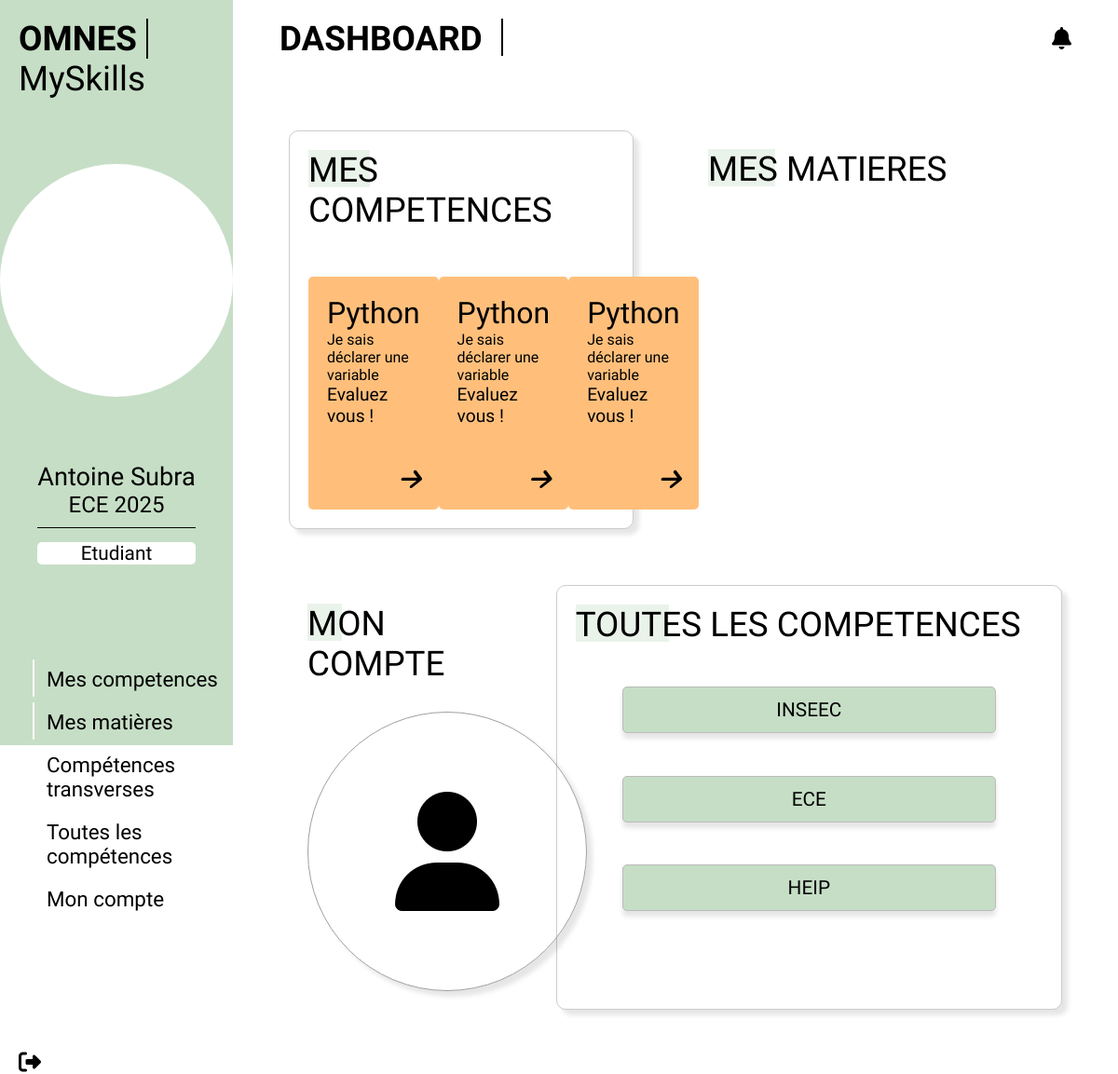
Page /Eleve/accueilEtudiant.php (signed in) on the earlier database version.
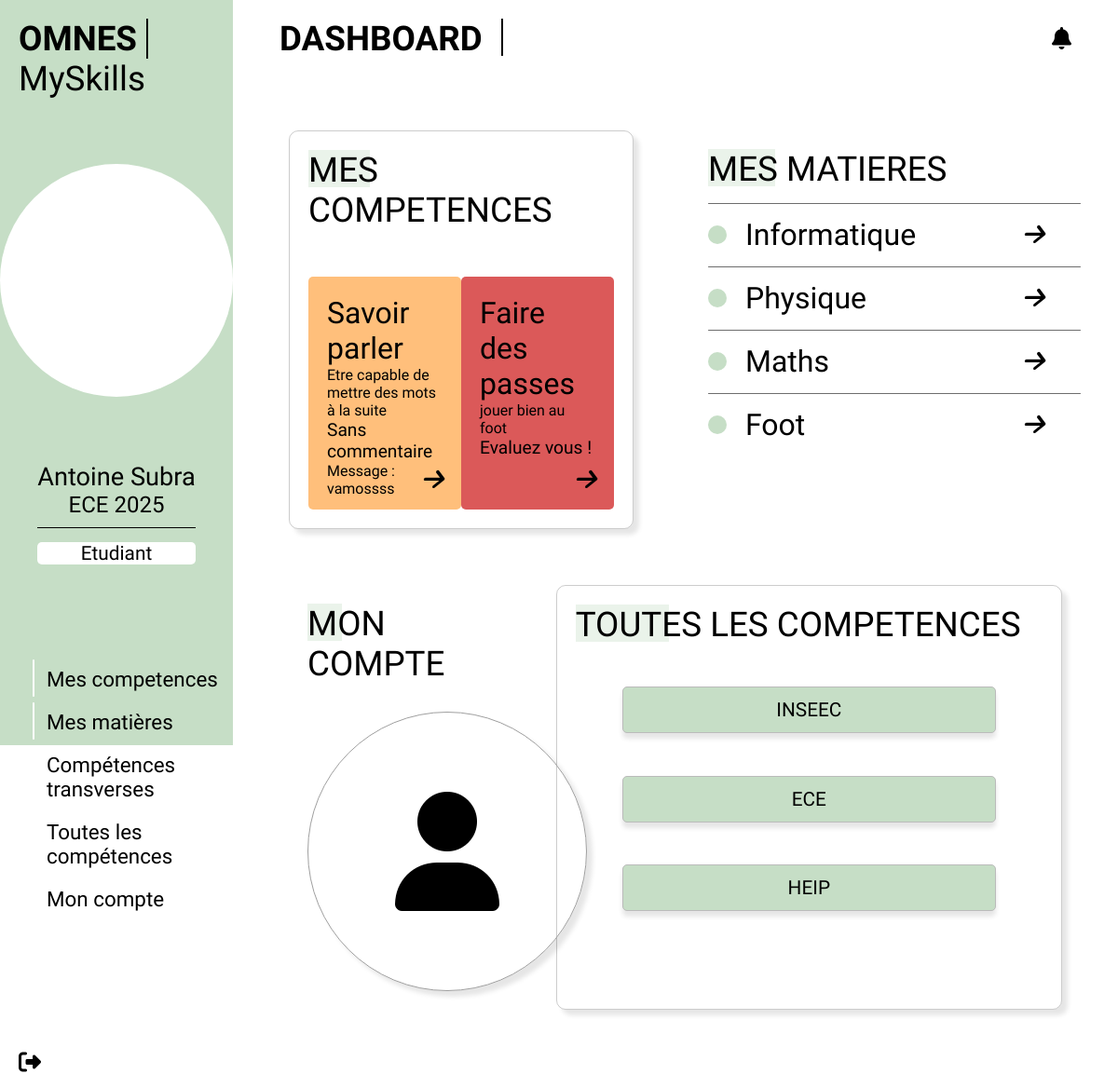
Same page on the later database version.
### tables this page shows
CREATE TABLE `Competence` (
  `IdCompetence` int(5) NOT NULL,
  `nomCompetence` varchar(25) NOT NULL,
  `description` varchar(1000) DEFAULT NULL,
  `IdMatiere` int(5) NOT NULL,
  `nomMatiere` varchar(25) NOT NULL,
  `ecole` varchar(25) NOT NULL,
  `promo` int(5) NOT NULL
);

CREATE TABLE `Note` (
  `idEleve` int(5) NOT NULL,
  `idMatiere` int(5) NOT NULL,
  `idCompetence` int(5) NOT NULL,
  `note` int(11) NOT NULL DEFAULT '2',
  `Validation` int(5) NOT NULL DEFAULT '0',
  `Message` varchar(255) NOT NULL DEFAULT 'Pas de commentaire'
);

CREATE TABLE `Matiere` (
  `IdMatiere` int(5) NOT NULL,
  `nomMatiere` varchar(25) NOT NULL,
  `nbHeures` int(5) NOT NULL,
  `IdProf` int(5) NOT NULL,
  `nomProf` varchar(25) NOT NULL,
  `ecole` varchar(25) NOT NULL,
  `promo` int(5) NOT NULL
);

### Eleve/accueilEtudiant.php (the view, shortened to what the changed rows need)
<?php
    require_once '../bdd.php';
    $requeteMatiere = $bdd->prepare("SELECT Matiere.nomMatiere, Matiere.idMatiere FROM Matiere INNER JOIN MatiereClasse ON Matiere.idMatiere = MatiereClasse.idMatiere INNER JOIN Classe ON MatiereClasse.idClasse = Classe.idClasse INNER JOIN Eleve ON Eleve.idClasse = Classe.idClasse WHERE idEleve = :idEleve");
    $requeteMatiere->bindParam(':idEleve', $_SESSION['idEleve']);
    $requeteMatiere->execute();
    $matieres = $requeteMatiere->fetchAll(PDO::FETCH_ASSOC);
    $requeteCompetence = $bdd->prepare("SELECT Competence.nomCompetence, Competence.description, Competence.idCompetence FROM Competence  INNER JOIN Note ON Competence.idCompetence = Note.idCompetence WHERE Note.idEleve = :idEleve");
    $requeteCompetence->bindParam(':idEleve', $_SESSION['idEleve']);
    $requeteCompetence->execute();
    $competences = $requeteCompetence->fetchAll(PDO::FETCH_ASSOC);
    $requeteNote = $bdd->prepare("SELECT * FROM Note WHERE idEleve = :idEleve");
    $requeteNote->bindParam(':idEleve', $_SESSION['idEleve']);
    $requeteNote->execute();
    $notes = $requeteNote->fetchAll(PDO::FETCH_ASSOC);
?>
<!DOCTYPE html>
<html lang="en">
<head>
    <link rel="stylesheet" href="accueilEtudiant.css">
    <link rel="stylesheet" href="https://cdnjs.cloudflare.com/ajax/libs/font-awesome/6.4.0/css/all.min.css" />
</head>
<body>
    <div class="page-wrapper">
        <section class="left-banner">
            <h1 class="left-banner-title">
                <span class="left-title-span">Omnes</span>
                MySkills
            </h1>
        </section>
        <section class="dashboard">
        <div class="top-banner">
                <h1 class="dashboard-title">Dashboard</h1>
            </div>
            <div class="menu-part">
                <div class="mes-competences">
                    <h2 class='card-title'> <a class="gen-card-link" href="touteCompetenceEleve.php">Mes competences</a> </h2>
                        <div class="competence-card">
                            <?php
                                $competenceNumber = 0;
                                foreach($competences as $competence){
                                    if($competenceNumber < 3){
                                        foreach( $notes as $note){
                                            if($note['idCompetence'] == $competence['idCompetence']){
                                                $noteCompetence = $note['note'];
                                                $statutEval = $note['Validation'];
                                                $profMessage = $note['Message'];
                                            }
                                        }
                                        if($noteCompetence == 0){
                                            echo "<div class='competence-wrap green'>";
                                        }
                                        else if($noteCompetence == 1){
                                            echo "<div class='competence-wrap orange'>";
                                        }
                                        else if($noteCompetence == 2){
                                            echo "<div class='competence-wrap red'>";
                                        }
                                        echo "<h3 class='competence-title'>" . $competence['nomCompetence'] . "</h3>";
                                        echo "<p class='competence-desc'>". $competence['description'] ."</p>";
                                        switch($statutEval){
                                            case '0':
                                                echo '<div class="competence-status-container">';
                                                echo '<p class="competence-status">Evaluez vous !</p>';
                                                echo '</div>';
                                                break;
                                            case '3':
                                                echo '<div class="competence-status-container">';
                                                echo '<p class="competence-status">Sans commentaire</p>';
                                                echo '<p class="prof-message">Message : ' . $profMessage . '</p>';
                                                echo '</div>';
                                                break;
                                        }
                                        echo "<a href='./competenceEleve.php?id=". $competence['idCompetence'] . "'><i class='fa-thin fa-arrow-right arrow2'></i></a>";
                                        echo "</div>";
                                        $competenceNumber++;
                                        }
                                    else{
                                        break;
                                    }
                                }
                            ?>
                        </div>
                </div>
                <div class="mes-matieres">
                    <h2 class="card-title"><a class="gen-card-link" href="./touteMatiereEleve.php">Mes matieres</a></h2>
                    <?php
                        $matiereNumber = 0;
                        foreach($matieres as $matiere){
                            if($matiereNumber < 5){
                            echo "<div class='matiere-container'>";
                            echo "<div class='left-matiere'>";
                            echo "<div class='colorcircle'></div>";
                            echo "<h3 class='nom-matiere'>" . $matiere['nomMatiere'] . "</h3>";
                            echo "</div>";
                            echo "<a class='arrow-link-matiere' href='./matiere.php?matiere=". $matiere['idMatiere'] ."'><i class='fa-thin fa-arrow-right'></i></a>";
                            echo "</div>";
                            $matiereNumber++;
                            }
                            else{
                                break;
                            }
                        }
                    ?>
                </div>
                <div class="account">
                    <h2 class='card-title'><a class="gen-card-link" href="AccountEleve.php">Mon compte</a></h2>
                </div>
                <div class="toutes-les-competences">
                    <h2 class="card-title"><a class="gen-card-link" href="./competencesGlobal.php">toutes les competences</a></h2>
                </div>
            </div>
        </section>
</div>
</body>
</html>

Differences in the rows shown:
no longer on this page (row unchanged): competence: nomCompetence "Python", description "Je sais déclarer une variable", shows "Evaluez vous !"
now on this page (row edited): competence: nomCompetence "Savoir parler", description "Etre capable de mettre des mots à la suite"
added note: Message "vamossss"
added competence: nomCompetence "Faire des passes", description "jouer bien au foot", shows "Evaluez vous !"
now on this page (row unchanged): matiere: nomMatiere "Informatique"
now on this page (row unchanged): matiere: nomMatiere "Physique"
added matiere: nomMatiere "Maths"
added matiere: nomMatiere "Foot"
